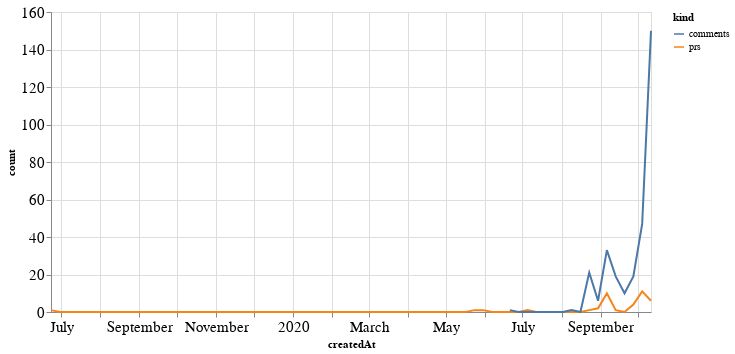

The code cell stored with this chart in its notebook:
### Code cell
alt.Chart(total_time, width=600).mark_line().encode(
    x='createdAt',
    y='count',
    color='kind'
)

### Figure 1 — Vega-Lite specification as saved in the notebook (floating-point values rounded to 4 significant figures; data arrays with more than 128 entries replaced by an {"elided": "..."} marker saying what was removed)
{"config": {"axisLeft": {"labelFontSize": 15}, "axisBottom": {"labelFontSize": 15}}, "data": {"name": "data-cbfaba53b0097aa95d01ac53622cb051"}, "mark": "line", "encoding": {"color": {"type": "nominal", "field": "kind"}, "x": {"type": "temporal", "field": "createdAt"}, "y": {"type": "quantitative", "field": "count"}}, "width": 600, "$schema": "https://vega.github.io/schema/vega-lite/v4.8.1.json", "datasets": {"data-cbfaba53b0097aa95d01ac53622cb051": {"elided": "138 records"}}}
